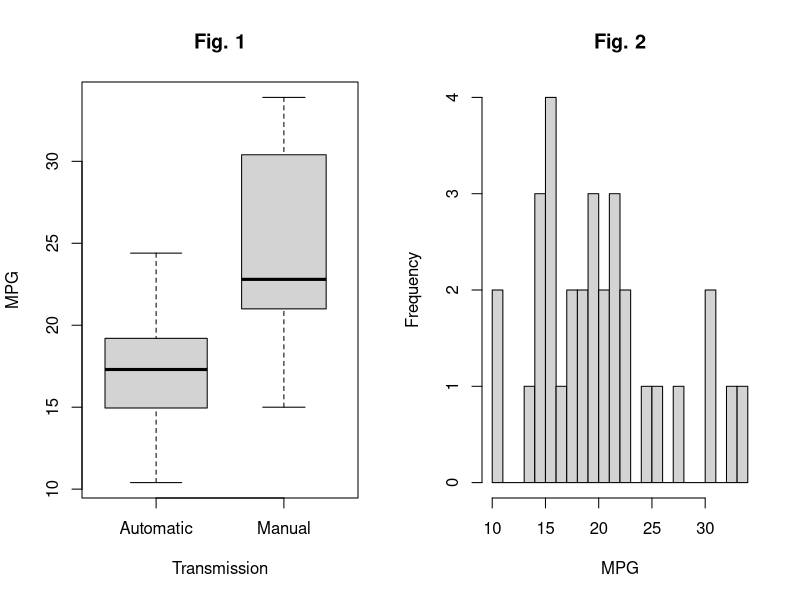
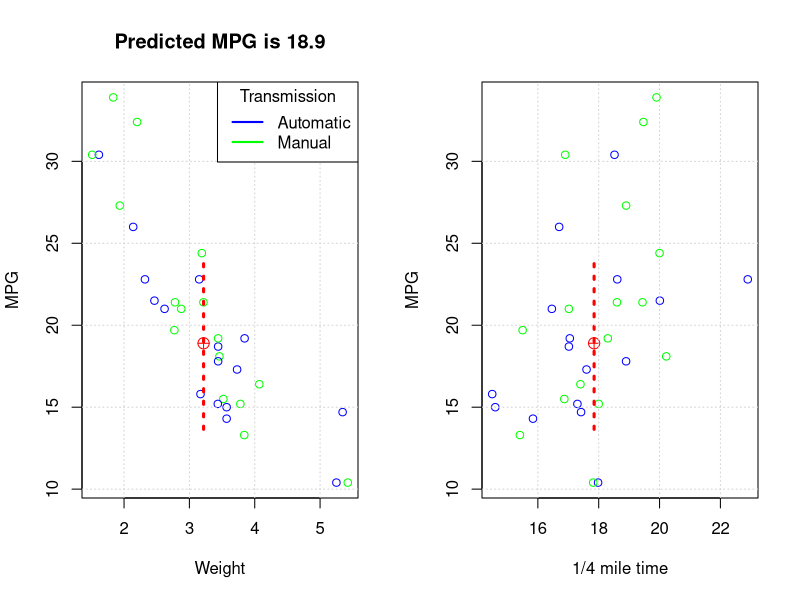

Source code (R) for these figures, in order:
## ---- chunk 1
data(mtcars)
mtcars[c("cyl","vs","am","gear","carb")] <- lapply(mtcars[c("cyl","vs","am","gear","carb")], as.factor) 
par(mfrow=c(1,2))
boxplot(mpg~as.factor(am), data=mtcars, varwidth=T, names=c("Automatic", "Manual"), xlab="Transmission", ylab="MPG", main="Fig. 1")
hist(mtcars$mpg,breaks=25, xlab="MPG", main="Fig. 2")
## ---- chunk 2
lm1 <- lm(mpg~.-1, data=mtcars)
## ---- chunk 3
lmAIC <- step(lm1)
## ---- chunk 4
lm2 <- lm(mpg~wt+qsec+am-1, data=mtcars)
## ---- chunk 5
mpg <- round(predict(lm2, data.frame(wt=mean(mtcars$wt), 
                                     qsec=mean(mtcars$qsec), 
                                     am=factor(0)), interval="predict"), 2) 
par(mfrow=c(1,2))
  
plot(mtcars$wt, mtcars$mpg, col=c("blue", "green"),
     main=paste0("Predicted MPG is ", mpg[1]),
     xlab="Weight", ylab="MPG")
lines(x=c(mean(mtcars$wt),mean(mtcars$wt)), y=c(mpg[2], mpg[3]), lty = "dotted", col="red", lwd=3)
points(mean(mtcars$wt), mpg[1], col="red", cex=1.5, pch=10)
grid(col="lightgray", lty="dotted",  lwd=par("lwd"), equilogs=F)
legend("topright", c("Automatic","Manual"), 
       title="Transmission",
       lty=c(1,1), lwd=c(2,2), col=c("blue", "green"))

plot(mtcars$qsec, mtcars$mpg, col=c("blue", "green"), 
     xlab="1/4 mile time", ylab="MPG")
lines(x=c(mean(mtcars$qsec),mean(mtcars$qsec)), y=c(mpg[2], mpg[3]), lty = "dotted", col="red", lwd=3)
points(mean(mtcars$qsec), mpg[1], col="red", cex=1.5, pch=10)
grid(col="lightgray", lty="dotted",  lwd=par("lwd"), equilogs=T)
